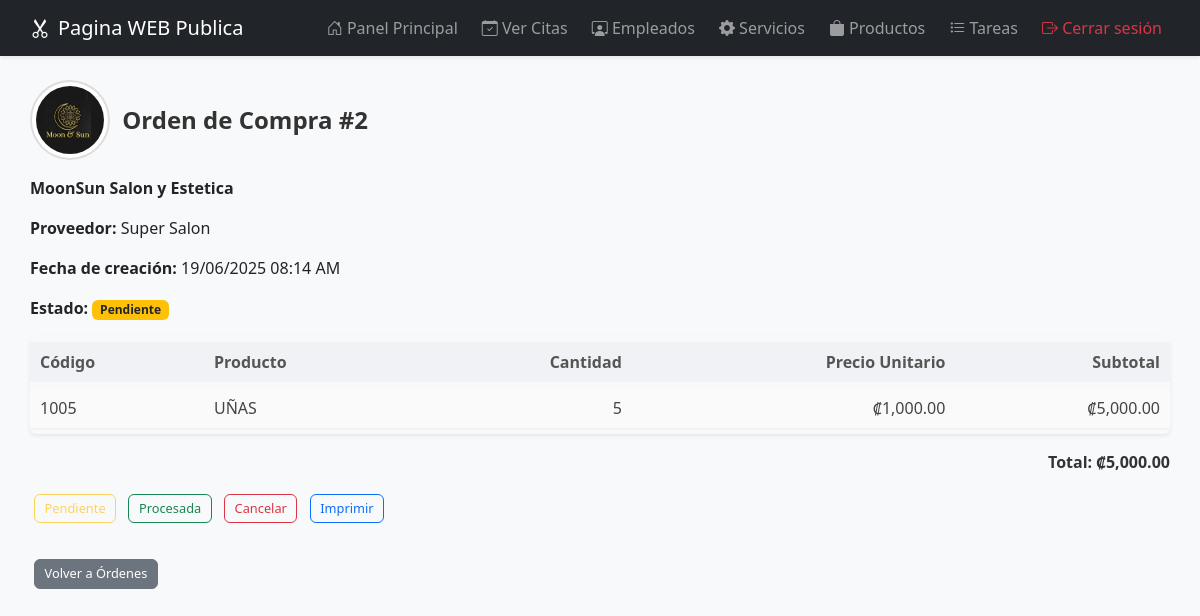
Screenshot of /ordenes/2 (signed in) with the database file from the repository.
### models.py (models this page shows, shortened)
class OrdenCompra(db.Model):
    __tablename__ = 'ordenes_compra'
    id = db.Column(db.Integer, primary_key=True)
    proveedor_id = db.Column(db.Integer, db.ForeignKey('proveedores.id'), nullable=False)
    fecha_creacion = db.Column(db.DateTime, default=datetime.utcnow, nullable=False)
    estado = db.Column(db.String(50), default='pendiente')
    total = db.Column(db.Float, default=0.0)
    proveedor = db.relationship('Proveedor', backref='ordenes', lazy=True)
    detalles = db.relationship('DetalleOrdenCompra', backref='orden', lazy=True, cascade='all, delete-orphan')

class Proveedor(db.Model):
    __tablename__ = 'proveedores'  # <-- esto es clave
    id = db.Column(db.Integer, primary_key=True)
    nombre = db.Column(db.String(100), nullable=False)
    contacto = db.Column(db.String(100))
    telefono = db.Column(db.String(20))
    email = db.Column(db.String(100))
    direccion = db.Column(db.String(200))

class DetalleOrdenCompra(db.Model):
    __tablename__ = 'detalle_orden_compra'
    id = db.Column(db.Integer, primary_key=True)
    orden_compra_id = db.Column(db.Integer, db.ForeignKey('ordenes_compra.id'), nullable=False)
    producto_id = db.Column(db.Integer, db.ForeignKey('productos.id'), nullable=False)
    cantidad = db.Column(db.Integer, nullable=False)
    precio_unitario = db.Column(db.Float, nullable=False)
    producto = db.relationship('Producto')

class Producto(db.Model):
    __tablename__ = 'productos'
    id = db.Column(db.Integer, primary_key=True)
    codigo = db.Column(db.String(50), unique=True, nullable=False)  # código único para cada producto
    nombre = db.Column(db.String(100), nullable=False)
    precio = db.Column(db.Float, nullable=False)
    descripcion = db.Column(db.String(255))
    imagen_url = db.Column(db.String(255))
    visible = db.Column(db.Boolean, default=True)

### main.py (the view)
@app.route('/ordenes/<int:id>')
@login_required
def detalle_orden(id):
    orden = db.session.query(OrdenCompra).options(
        joinedload(OrdenCompra.detalles).joinedload(DetalleOrdenCompra.producto),
        joinedload(OrdenCompra.proveedor)
    ).get_or_404(id)
    if orden.fecha_creacion.tzinfo is None:
        fecha_utc = orden.fecha_creacion.replace(tzinfo=utc)
    else:
        fecha_utc = orden.fecha_creacion.astimezone(utc)
    tz_cr = timezone('America/Costa_Rica')
    orden.fecha_local = fecha_utc.astimezone(tz_cr)
    return render_template('admin/detalle_orden.html', orden=orden)

### main.py (called while the page is built)
def login_required(f):
    @wraps(f)
    def decorated(*args, **kwargs):
        if not session.get('logged_in'):
            return redirect(url_for('login'))
        return f(*args, **kwargs)
    return decorated

### templates/admin/detalle_orden.html (shortened to what this page needs)
{% extends 'admin/layout.html' %}
{% block content %}
<div class="container">
  <div class="d-flex align-items-center mb-3">
    <img src="{{ url_for('static', filename='logo.png') }}" alt="Logo" class="header-logo">
    <h1 class="header-title mb-0">Orden de Compra #{{ orden.id }}</h1>
  </div>
  <p><strong>MoonSun Salon y Estetica</strong></p>
  <p><strong>Proveedor:</strong> {{ orden.proveedor.nombre }}</p>
  <p><strong>Fecha de creación:</strong> {{ orden.fecha_local.strftime('%d/%m/%Y %I:%M %p') }}</p>
  <p><strong>Estado:</strong>
    <span class="badge
      {% if orden.estado == 'pendiente' %}bg-warning text-dark
      {% elif orden.estado == 'procesada' %}bg-success
      {% elif orden.estado == 'cancelada' %}bg-danger
      {% endif %}">{{ orden.estado|capitalize }}</span>
  </p>
  <div class="table-responsive shadow-sm rounded">
    <table>
      <thead>
        <tr>
          <th>Código</th>
          <th>Producto</th>
          <th class="text-end">Cantidad</th>
          <th class="text-end">Precio Unitario</th>
          <th class="text-end">Subtotal</th>
        </tr>
      </thead>
      <tbody>
        {% for detalle in orden.detalles %}
          <tr>
            <td>{{ detalle.producto.codigo }}</td>
            <td>{{ detalle.producto.nombre }}</td>
            <td class="text-end">{{ detalle.cantidad }}</td>
            <td class="text-end">₡{{ "{:,.2f}".format(detalle.precio_unitario) }}</td>
            <td class="text-end">₡{{ "{:,.2f}".format(detalle.cantidad * detalle.precio_unitario) }}</td>
          </tr>
        {% else %}
          <tr>
            <td colspan="5" class="text-center">No hay productos en esta orden.</td>
          </tr>
        {% endfor %}
      </tbody>
    </table>
  </div>
  <div class="total-row">
    Total: ₡{{ "{:,.2f}".format(orden.total) }}
  </div>
  <div class="my-3 no-print">
    <form method="post" action="{{ url_for('cambiar_estado_orden', id=orden.id) }}" class="d-inline">
      <button type="submit" class="btn btn-outline-warning"
        {% if orden.estado == 'pendiente' %}disabled{% endif %}
        onclick="return confirm('¿Seguro que deseas marcar esta orden como PENDIENTE?');">
        Pendiente
      </button>
    </form>
    <form method="post" action="{{ url_for('cambiar_estado_orden', id=orden.id) }}" class="d-inline">
      <button type="submit" class="btn btn-outline-success"
        onclick="return confirm('¿Confirmas que esta orden ha sido PROCESADA?');">
        Procesada
      </button>
    </form>
    <form method="post" action="{{ url_for('cambiar_estado_orden', id=orden.id) }}" class="d-inline">
      <button type="submit" class="btn btn-outline-danger"
        onclick="return confirm('¿Estás seguro de que deseas CANCELAR esta orden? Esta acción no se puede deshacer.');">
        Cancelar
      </button>
    </form>
    <a href="#" class="btn btn-outline-primary" onclick="window.print(); return false;">
      Imprimir
    </a>
  </div>
  <a href="{{ url_for('listar_ordenes') }}" class="btn btn-secondary mt-3 no-print">Volver a Órdenes</a>
</div>
{% endblock %}

### templates/admin/layout.html (style rules this page uses)
body { background-color: #f8f9fa; }

### templates/admin/detalle_orden.html (style rules this page uses)
.container { padding: 0rem; }
.header-logo { height: 80px; margin-right: 12px; border-radius: 50%; border: 2px solid #ddd; padding: 4px; background: white; }
.header-title { font-weight: 800; font-size: 1.5rem; color: #333; }
table { width: 100%; border-collapse: separate; border-spacing: 0 6px; }
thead tr { background-color: #f0f2f5; }
thead th { padding: 8px 10px; text-align: left; font-weight: 600; color: #555; }
tbody tr { background: #fafafa; box-shadow: 0 1px 3px rgba(0,0,0,0.05); border-radius: 4px; }
tbody td { padding: 8px 10px; vertical-align: middle; color: #444; }
.text-end { text-align: right !important; }
.btn { padding: 0.25rem 0.6rem; font-size: 0.8rem; margin: 0.25rem; }
.total-row { margin-top: 1rem; text-align: right; font-weight: bold; font-size: 1rem; color: #333; }
.total-row { margin-top: 1rem; font-weight: bold; font-size: 1rem; color: #333; text-align: right; }

### rows the page displays
OrdenCompra: id "2", estado "Pendiente", total "5,000.00"
Proveedor: proveedor.nombre "Super Salon"
DetalleOrdenCompra: producto.codigo "1005", producto.nombre "UÑAS", cantidad "5", precio_unitario "1,000.00", detalle.cantidad*detalle.precio_unitario "5,000.00"

### other values shown
{{ orden.fecha_local.strftime('%d/%m/%Y %I:%M %p') }} "19/06/2025 08:14 AM"
